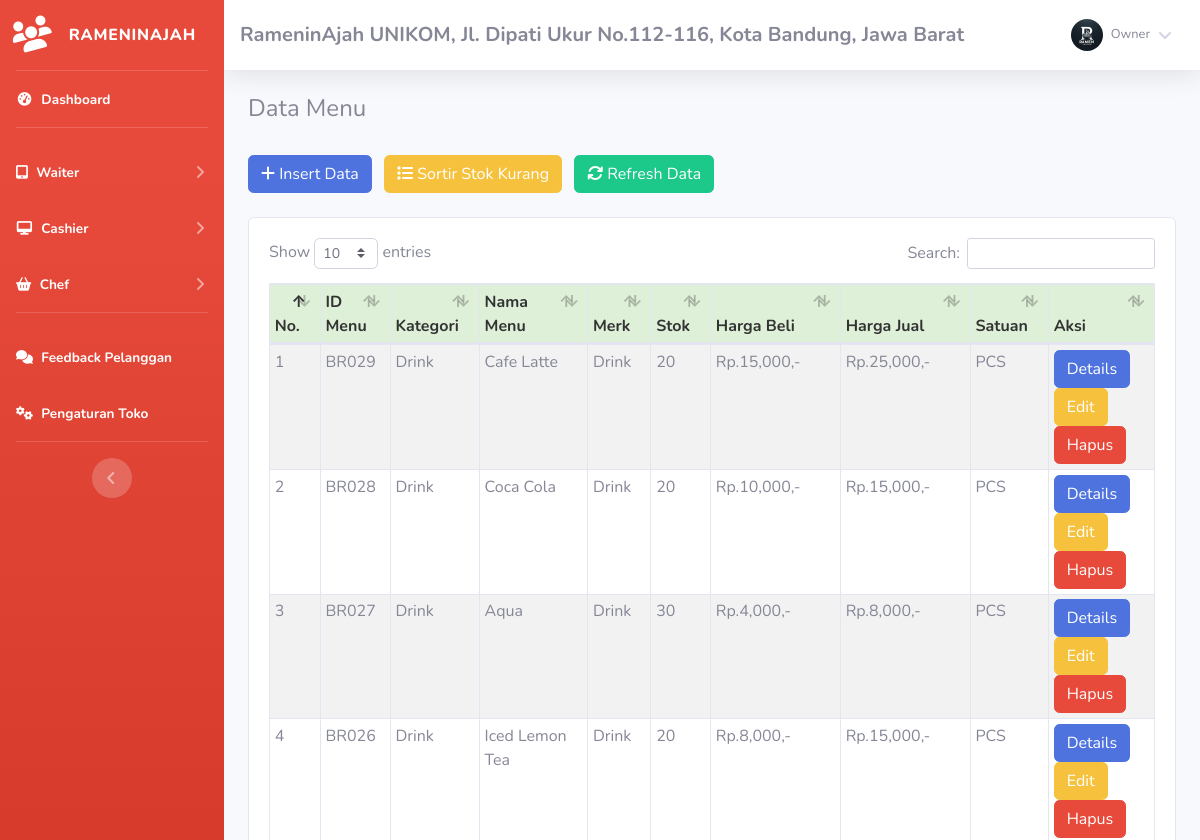
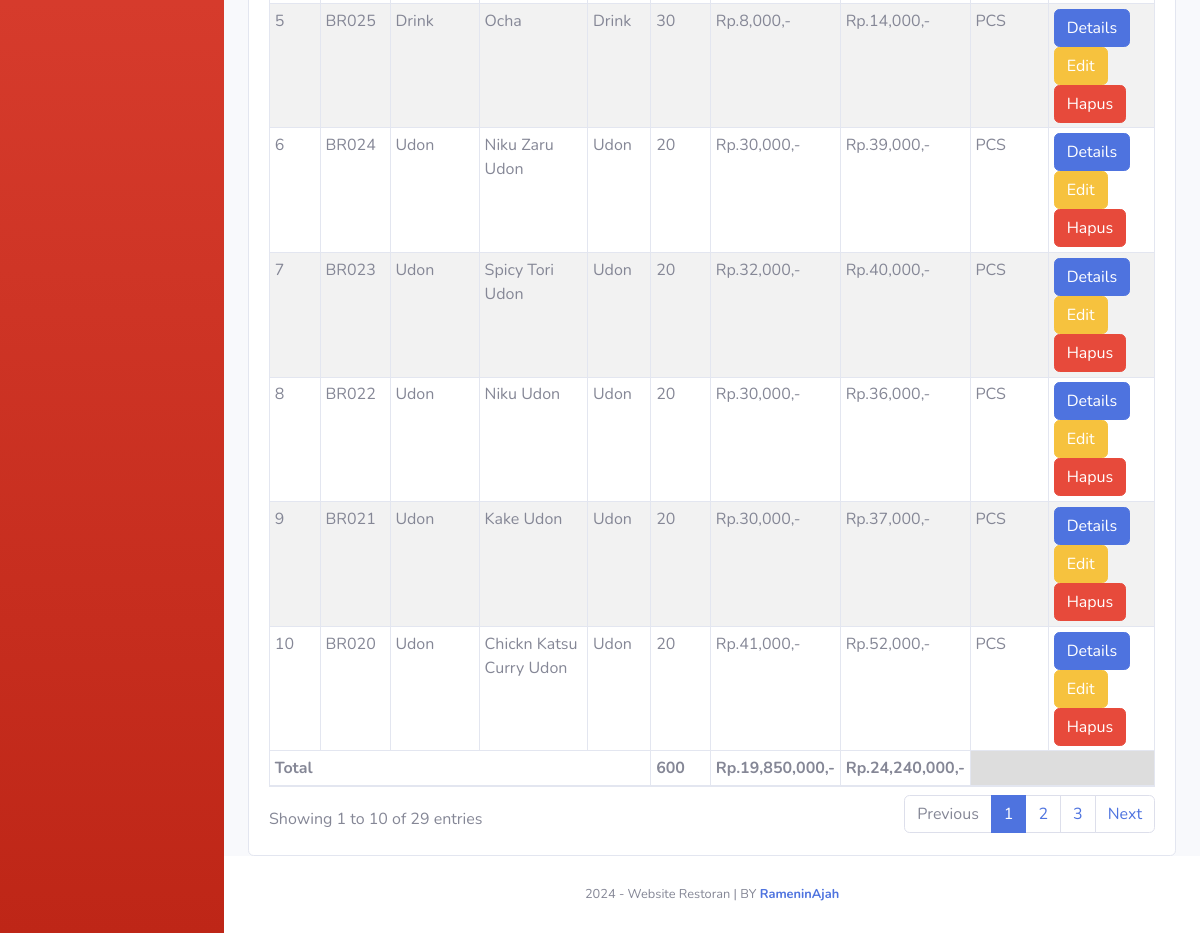
/Assets/php/index.php?page=barang (signed in), run on the app's committed database (2 pictures, top to bottom).
### tables this page shows
CREATE TABLE `toko` (
  `id_toko` int(11) NOT NULL AUTO_INCREMENT,
  `nama_toko` varchar(255) NOT NULL,
  `alamat_toko` text NOT NULL,
  `tlp` varchar(255) NOT NULL,
  `nama_pemilik` varchar(255) NOT NULL,
  PRIMARY KEY (`id_toko`)
);

CREATE TABLE `member` (
  `id_member` int(11) NOT NULL AUTO_INCREMENT,
  `nm_member` varchar(255) NOT NULL,
  `alamat_member` text NOT NULL,
  `telepon` varchar(255) NOT NULL,
  `email` varchar(255) NOT NULL,
  `gambar` text NOT NULL,
  `NIK` text NOT NULL,
  PRIMARY KEY (`id_member`)
);

CREATE TABLE `barang` (
  `id` int(11) NOT NULL AUTO_INCREMENT,
  `id_barang` varchar(255) NOT NULL,
  `id_kategori` int(11) NOT NULL,
  `nama_barang` text NOT NULL,
  `merk` varchar(255) NOT NULL,
  `harga_beli` varchar(255) NOT NULL,
  `harga_jual` varchar(255) NOT NULL,
  `satuan_barang` varchar(255) NOT NULL,
  `stok` text NOT NULL,
  `tgl_input` varchar(255) NOT NULL,
  `tgl_update` varchar(255) DEFAULT NULL,
  PRIMARY KEY (`id`)
);

CREATE TABLE `kategori` (
  `id_kategori` int(11) NOT NULL AUTO_INCREMENT,
  `nama_kategori` varchar(255) NOT NULL,
  `tgl_input` varchar(255) NOT NULL,
  PRIMARY KEY (`id_kategori`)
);

### Assets/php/admin/module/barang/index.php (the view, shortened to what this page needs)
   <h4>Data Menu</h4>
   <br />
   <button type="button" class="btn btn-primary btn-md mr-2" data-toggle="modal" data-target="#myModal">
       <i class="fa fa-plus"></i> Insert Data</button>
   <a href="index.php?page=barang&stok=yes" class="btn btn-warning btn-md mr-2">
       <i class="fa fa-list"></i> Sortir Stok Kurang</a>
   <a href="index.php?page=barang" class="btn btn-success btn-md">
       <i class="fa fa-refresh"></i> Refresh Data</a>
   <br />
   <div class="card card-body">
       <div class="table-responsive">
           <table class="table table-bordered table-striped table-sm" id="example1">
               <thead>
                   <tr style="background:#DFF0D8;color:#333;">
                       <th>No.</th>
                       <th>ID Menu</th>
                       <th>Kategori</th>
                       <th>Nama Menu</th>
                       <th>Merk</th>
                       <th>Stok</th>
                       <th>Harga Beli</th>
                       <th>Harga Jual</th>
                       <th>Satuan</th>
                       <th>Aksi</th>
                   </tr>
               </thead>
               <tbody>
                   <?php
	$totalBeli = 0;
	$totalJual = 0;
	$totalStok = 0;
	if($_GET['stok'] == 'yes')
	{
		$hasil = $lihat -> barang_stok();
	}else{
		$hasil = $lihat -> barang();
	}
	$no=1;
	foreach($hasil as $isi) {
?>
                   <tr>
                       <td><?php echo $no;?></td>
                       <td><?php echo $isi['id_barang'];?></td>
                       <td><?php echo $isi['nama_kategori'];?></td>
                       <td><?php echo $isi['nama_barang'];?></td>
                       <td><?php echo $isi['merk'];?></td>
                       <td>
                           <?php if($isi['stok'] == '0'){?>
                           <button class="btn btn-danger"> Habis</button>
                           <?php }else{?>
                           <?php echo $isi['stok'];?>
                           <?php }?>
                       </td>
                       <td>Rp.<?php echo number_format($isi['harga_beli']);?>,-</td>
                       <td>Rp.<?php echo number_format($isi['harga_jual']);?>,-</td>
                       <td> <?php echo $isi['satuan_barang'];?></td>
                       <td>
                           <?php if($isi['stok'] <=  '3'){?>
                           <form method="POST" action="fungsi/edit/edit.php?stok=edit">
                               <input type="text" name="restok" class="form-control">
                               <input type="hidden" name="id" value="<?php echo $isi['id_barang'];?>"
                                   class="form-control">
                               <button class="btn btn-primary btn-sm">
                                   Restok
                               </button>
                               <a href="fungsi/hapus/hapus.php?barang=hapus&id=<?php echo $isi['id_barang'];?>"
                                   onclick="javascript:return confirm('Hapus Data barang ?');">
                                   <button class="btn btn-danger btn-sm">Hapus</button></a>
                           </form>
                           <?php }else{?>
                           <a href="index.php?page=barang/details&barang=<?php echo $isi['id_barang'];?>"><button
                                   class="btn btn-primary btn-xs">Details</button></a>
                           <a href="index.php?page=barang/edit&barang=<?php echo $isi['id_barang'];?>"><button
                                   class="btn btn-warning btn-xs">Edit</button></a>
                           <a href="fungsi/hapus/hapus.php?barang=hapus&id=<?php echo $isi['id_barang'];?>"
                               onclick="javascript:return confirm('Hapus Data barang ?');"><button
                                   class="btn btn-danger btn-xs">Hapus</button></a>
                           <?php }?>
                   </tr>
                   <?php
		$no++;
		$totalBeli += $isi['harga_beli'] * $isi['stok'];
		$totalJual += $isi['harga_jual'] * $isi['stok'];
		$totalStok += $isi['stok'];
	}
?>
               </tbody>
               <tfoot>
                   <tr>
                       <th colspan="5">Total </td>
                       <th><?php echo $totalStok;?></td>
                       <th>Rp.<?php echo number_format($totalBeli);?>,-</td>
                       <th>Rp.<?php echo number_format($totalJual);?>,-</td>
                       <th colspan="2" style="background:#ddd"></th>
                   </tr>
               </tfoot>
           </table>
       </div>
   </div>

### Assets/php/admin/template/sidebar.php (shortened to what this page needs)
<?php
    $id = $_SESSION['admin']['id_member'];
    $role_id = $_SESSION['admin']['role_id'];
    $hasil_profil = $lihat->member_edit($id);
?>
<ul class="navbar-nav bg-gradient-danger sidebar sidebar-dark accordion" id="accordionSidebar">
    <a class="sidebar-brand d-flex align-items-center justify-content-center" href="index.php">
        <div class="sidebar-brand-icon rotate-n-15">
            <i class="fa fa-users"></i>
        </div>
        <div class="sidebar-brand-text mx-3">RameninAjah<sup></sup></div>
    </a>
    <hr class="sidebar-divider my-0">
    <?php if ($role_id == 1) {  ?>
    <li class="nav-item active">
        <a class="nav-link" href="index.php">
            <i class="fas fa-fw fa-tachometer-alt"></i>
            <span>Dashboard</span></a>
    </li>
    <?php } ?>
    <hr class="sidebar-divider">
    <?php if ($role_id == 1 || $role_id == 2) {  ?>
    <li class="nav-item active">
        <a class="nav-link collapsed" href="#" data-toggle="collapse" data-target="#collapseTwo" aria-expanded="true"
            aria-controls="collapseTwo">
            <i class="fa fa-tablet"></i>
            <span>Waiter</span>
        </a>
    </li>
    <?php } ?>
    <?php if ($role_id == 1 || $role_id == 3) {  ?>
    <li class="nav-item active">
        <a class="nav-link collapsed" href="#" data-toggle="collapse" data-target="#collapse3" aria-expanded="true"
            aria-controls="collapse3">
            <i class="fas fa-fw fa-desktop"></i>
            <span>Cashier</span>
        </a>
    </li>
    <?php } ?>
    <?php if ($role_id == 1 || $role_id == 4) {  ?>
    <li class="nav-item active">
        <a class="nav-link collapsed" href="#" data-toggle="collapse" data-target="#collapse4" aria-expanded="true"
            aria-controls="collapse4">
            <i class="fa fa-shopping-basket"></i>
            <span>Chef</span>
        </a>
    </li>
    <?php } ?>
    <?php if (in_array($role_id, [1, 2, 3, 4])) {  ?>
    <hr class="sidebar-divider">
    <li class="nav-item active">
        <a class="nav-link" href="index.php?page=feedback">
            <i class="fa fa-comments"></i>
            <span>Feedback Pelanggan</span></a>
    </li>
    <?php } ?>
    <?php if ($role_id == 1) {  ?>
    <li class="nav-item active">
        <a class="nav-link" href="index.php?page=pengaturan">
            <i class="fas fa-fw fa-cogs"></i>
            <span>Pengaturan Toko</span></a>
    </li>
    <?php } ?>
    <hr class="sidebar-divider d-none d-md-block">
    <div class="text-center d-none d-md-inline">
        <button class="rounded-circle border-0" id="sidebarToggle"></button>
    </div>
</ul>
<div id="content-wrapper" class="d-flex flex-column">
    <div id="content">
        <nav class="navbar navbar-expand navbar-light bg-white topbar mb-4 static-top shadow">
            <h5 class="d-lg-block d-none mt-2"><b><?php echo $toko['nama_toko'];?>, <?php echo $toko['alamat_toko'];?></b></h5>
            <ul class="navbar-nav ml-auto">
                <li class="nav-item dropdown no-arrow">
                    <a class="nav-link dropdown-toggle" href="#" id="userDropdown" role="button" data-toggle="dropdown"
                        aria-haspopup="true" aria-expanded="false">
                        <img class="img-profile rounded-circle"
                            src="assets/img/user/<?php echo $hasil_profil['gambar'];?>">
                        <span
                            class="mr-2 d-none d-lg-inline text-gray-600 small ml-2"><?php echo $hasil_profil['nm_member'];?></span>
                        <i class="fas fa-angle-down"></i>
                    </a>
                </li>
            </ul>
        </nav>
        <div class="container-fluid">

### data on the page
toko: nama_toko "RameninAjah UNIKOM", alamat_toko "Jl. Dipati Ukur No.112-116, Kota Bandung, Jawa Barat"
barang: id_barang "BR029", id_kategori.nama_kategori "Drink", nama_barang "Cafe Latte", merk "Drink", stok "20", harga_beli "15,000", harga_jual "25,000", satuan_barang "PCS"
barang: id_barang "BR028", id_kategori.nama_kategori "Drink", nama_barang "Coca Cola", merk "Drink", stok "20", harga_beli "10,000", harga_jual "15,000", satuan_barang "PCS"
barang: id_barang "BR027", id_kategori.nama_kategori "Drink", nama_barang "Aqua", merk "Drink", stok "30", harga_beli "4,000", harga_jual "8,000", satuan_barang "PCS"
barang: id_barang "BR026", id_kategori.nama_kategori "Drink", nama_barang "Iced Lemon Tea", merk "Drink", stok "20", harga_beli "8,000", harga_jual "15,000", satuan_barang "PCS"
barang: id_barang "BR025", id_kategori.nama_kategori "Drink", nama_barang "Ocha", merk "Drink", stok "30", harga_beli "8,000", harga_jual "14,000", satuan_barang "PCS"
barang: id_barang "BR024", id_kategori.nama_kategori "Udon", nama_barang "Niku Zaru Udon", merk "Udon", stok "20", harga_beli "30,000", harga_jual "39,000", satuan_barang "PCS"
barang: id_barang "BR023", id_kategori.nama_kategori "Udon", nama_barang "Spicy Tori Udon", merk "Udon", stok "20", harga_beli "32,000", harga_jual "40,000", satuan_barang "PCS"
barang: id_barang "BR022", id_kategori.nama_kategori "Udon", nama_barang "Niku Udon", merk "Udon", stok "20", harga_beli "30,000", harga_jual "36,000", satuan_barang "PCS"
barang: id_barang "BR021", id_kategori.nama_kategori "Udon", nama_barang "Kake Udon", merk "Udon", stok "20", harga_beli "30,000", harga_jual "37,000", satuan_barang "PCS"
barang: id_barang "BR020", id_kategori.nama_kategori "Udon", nama_barang "Chickn Katsu Curry Udon", merk "Udon", stok "20", harga_beli "41,000", harga_jual "52,000", satuan_barang "PCS"

### other printed values
$hasil_profil['nm_member'] "Owner"
$totalStok "600"
$totalBeli "19,850,000"
$totalJual "24,240,000"
